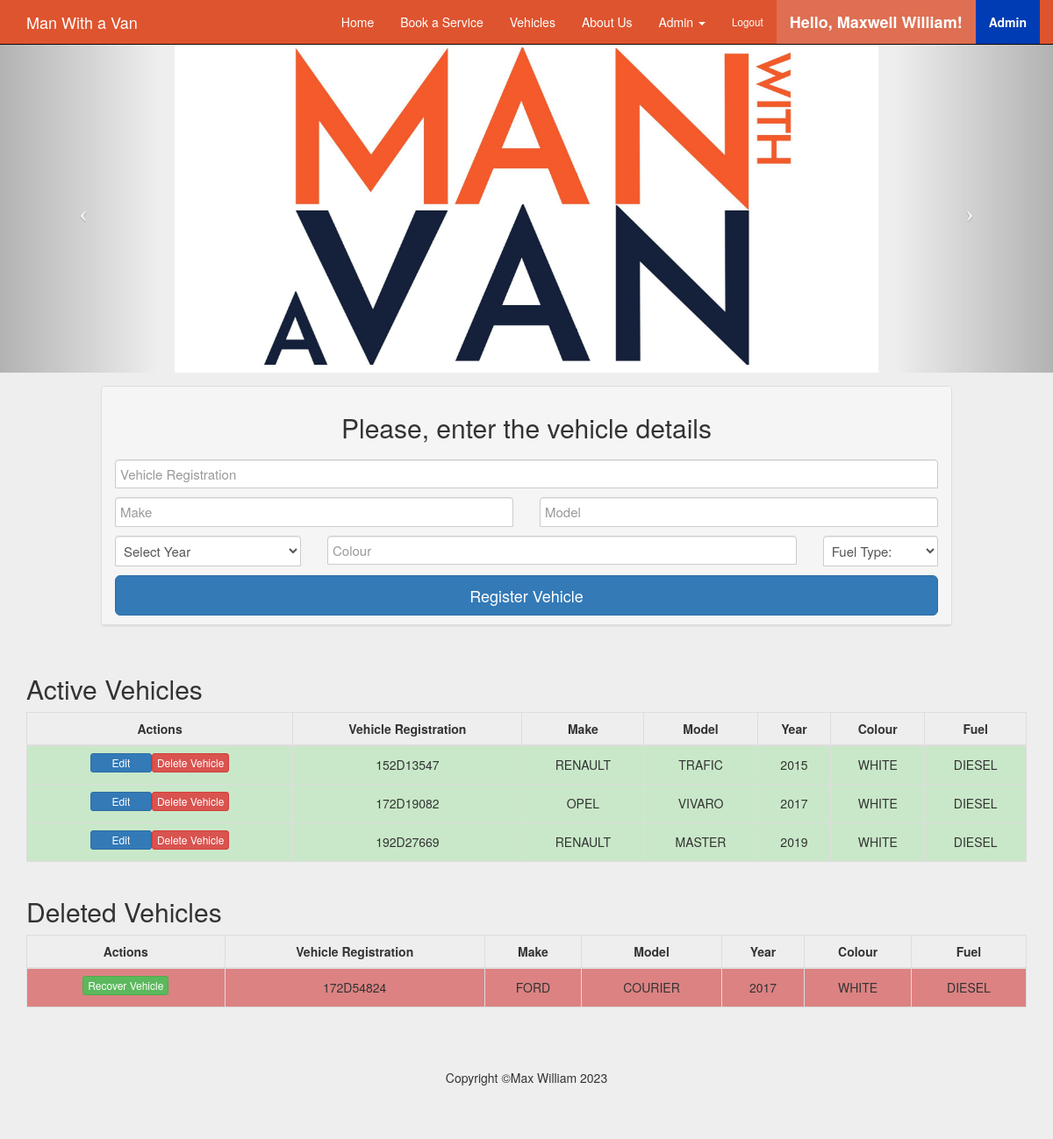
The app's page /register_vehicles.php (signed in) with its own data.
### tables this page shows
CREATE TABLE IF NOT EXISTS `vehicles` (
  `vehicle_id` int NOT NULL AUTO_INCREMENT,
  `vehicle_reg` varchar(20) NOT NULL,
  `make` varchar(20) NOT NULL,
  `model` varchar(20) NOT NULL,
  `colour` varchar(20) NOT NULL,
  `year` varchar(20) NOT NULL,
  `fuel_type` varchar(20) NOT NULL,
  `vehicle_status` varchar(20) NOT NULL,
  PRIMARY KEY (`vehicle_id`)
);

### register_vehicles.php (the view, shortened to what this page needs)
<?php
require 'functions/connection.php';
function escapeHtml($str)
{
    return htmlspecialchars($str, ENT_QUOTES, 'UTF-8');
}
$ComandoSQL = "SELECT * FROM vehicles";
$stmt = $conn->prepare($ComandoSQL);
$stmt->execute();
$result = $stmt->fetchAll(PDO::FETCH_ASSOC);
?>
<!DOCTYPE html>
<html lang="en">
<head>
    <link href="css/bootstrap.min.css" rel="stylesheet">
    <link href="css/style.css" rel="stylesheet">
    <link href="font-awesome/css/font-awesome.min.css" rel="stylesheet" type="text/css">
</head>
<body>
    <nav class="navbar navbar-inverse navbar-fixed-top" role="navigation">
        <div class="container">
            <div class="navbar-header">
                <a class="navbar-brand" href="index.php">Man With a Van</a>
            </div>
            <div class="collapse navbar-collapse" id="bs-example-navbar-collapse-1">
                <ul class="nav navbar-nav navbar-right">
                    <?php include_once './menu.php'; ?>
                </ul>
            </div>
        </div>
    </nav>
    <header id="myCarousel" class="carousel slide">
        <ol class="carousel-indicators">
            <li data-target="#myCarousel" data-slide-to="0" class="active"></li>
            <li data-target="#myCarousel" data-slide-to="1"></li>
            <li data-target="#myCarousel" data-slide-to="2"></li>
        </ol>
        <div class="carousel-inner">
            <div class="item active">
                <div class="fill" style="background-image: url(images/manwithavan.jpg); background-size: contain; background-repeat:no-repeat;"></div>
            </div>
        </div>
        <a class="left carousel-control" href="#myCarousel" data-slide="prev">
            <span class="icon-prev"></span>
        </a>
        <a class="right carousel-control" href="#myCarousel" data-slide="next">
            <span class="icon-next"></span>
        </a>
    </header>
    <div class="container">
        <div class="row center-block">
            <div class="form-style">
                <div class="panel panel-default">
                    <div class="panel-heading">
                        <form method="POST" id="form_input" action="register_vehicles.php" name="form_input">
                            <h2 class="form-login-heading">Please, enter the vehicle details</h2>
                            <div class="row">
                                <div class="col-md-12">
                                    <input name="vehicle_reg" type="text" id="vehicle_reg" class="form-control" placeholder="Vehicle Registration" maxlength="16" required>
                                </div>
                            </div>
                            <div class="row">
                                <div class="col-md-6">
                                    <input name="make" type="text" id="make" class="form-control" placeholder="Make" maxlength="50" required>
                                </div>
                                <div class="col-md-6">
                                    <input name="model" type="text" id="model" class="form-control" placeholder="Model" maxlength="50" required>
                                </div>
                            </div>
                            <div class="row">
                                <div class="col-md-3">
                                    <select name="year" id="year" class="form-control" required>
                                        <option value="">Select Year</option>
                                    </select>
                                </div>
                                <div class="col-md-7">
                                    <input name="colour" type="text" id="colour" class="form-control" placeholder="Colour" maxlength="50" required>
                                </div>
                                <div class="col-md-2">
                                    <select name="fuel_type" id="fuel_type" class="form-control" required>
                                        <option value="">Fuel Type:</option>
                                    </select>
                                </div>
                            </div>
                            <button name="Button" type="submit" class="btn btn-lg btn-primary btn-block">Register Vehicle</button>
                        </form>
                    </div>
                </div>
            </div>
        </div>
        <div class="panel-title">
            <h2>Active Vehicles</h2>
        </div>
        <div class="table-responsive">
            <table class="table table-striped table-bordered">
                <thead>
                    <tr>
                        <th>Actions</th>
                        <th>Vehicle Registration</th>
                        <th>Make</th>
                        <th>Model</th>
                        <th>Year</th>
                        <th>Colour</th>
                        <th>Fuel</th>
                    </tr>
                </thead>
                <?php
                foreach ($result as $row) {
                    if ($row['vehicle_status'] === 'active') {
                        echo "<tr";
                        echo " style='background: rgba(51, 204, 51, 0.2);'";
                        echo ">";
                        echo "<td>";
                        echo "<div style='display: inline-block; margin-bottom: 5px;'>";
                        echo "<form method='POST' style='display: inline;'>";
                        echo "<button type='submit' class='btn btn-xs btn-primary btn-block edit-button'>Edit</button>";
                        echo "</form>";
                        echo "</div>";
                        if (escapeHtml($row['vehicle_status']) == 'active' && $row['vehicle_id']) {
                            echo "<div style='display: inline-block; margin-bottom: 5px;'>";
                            echo "<form method='POST' style='display: inline;'>";
                            echo "<button type='submit' name='delete_vehicle_request' class='btn btn-xs btn-danger btn-block'>Delete Vehicle</button>";
                            echo "</form>";
                            echo "</div>";
                        }
                        echo "</td>";
                        echo "<td>" . escapeHtml($row['vehicle_reg']) . "</td>";
                        echo "<td>" . escapeHtml($row['make']) . "</td>";
                        echo "<td>" . escapeHtml($row['model']) . "</td>";
                        echo "<td>" . escapeHtml($row['year']) . "</td>";
                        echo "<td>" . escapeHtml($row['colour']) . "</td>";
                        echo "<td>" . escapeHtml($row['fuel_type']) . "</td>";
                        echo "</tr>";
                    }
                }
                ?>
            </table>
        </div>
        <?php
        $hasInactiveVehicles = false;
        foreach ($result as $row) {
            if ($row['vehicle_status'] === 'inactive') {
                $hasInactiveVehicles = true;
                break;
            }
        }
        ?>
        <?php if ($hasInactiveVehicles) : ?>
            <div class="panel-title">
                <h2>Deleted Vehicles</h2>
            </div>
            <div class="table-responsive">
                <table class="table table-striped table-bordered">
                    <thead>
                        <tr>
                            <th>Actions</th>
                            <th>Vehicle Registration</th>
                            <th>Make</th>
                            <th>Model</th>
                            <th>Year</th>
                            <th>Colour</th>
                            <th>Fuel</th>
                        </tr>
                    </thead>
                    <?php
                    foreach ($result as $row) {
                        if ($row['vehicle_status'] === 'inactive') {
                            echo "<tr";
                            echo " style='background: rgba(213, 84, 84, 0.7);'";
                            echo ">";
                            echo "<td>";
                            if (escapeHtml($row['vehicle_status']) == 'inactive' && $row['vehicle_id']) {
                                echo "<div style='display: inline-block; margin-bottom: 5px;'>";
                                echo "<form method='POST' style='display: inline;'>";
                                echo "<button type='submit' class='btn btn-xs btn-success btn-block'>Recover Vehicle</button>";
                                echo "</form>";
                                echo "</div>";
                            }
                            echo "</td>";
                            echo "<td>" . escapeHtml($row['vehicle_reg']) . "</td>";
                            echo "<td>" . escapeHtml($row['make']) . "</td>";
                            echo "<td>" . escapeHtml($row['model']) . "</td>";
                            echo "<td>" . escapeHtml($row['year']) . "</td>";
                            echo "<td>" . escapeHtml($row['colour']) . "</td>";
                            echo "<td>" . escapeHtml($row['fuel_type']) . "</td>";
                            echo "</tr>";
                        }
                    }
                    ?>
                </table>
            <?php endif; ?>
            </div>
            <footer>
                <div class="row">
                    <div class="col-lg-12 text-center">
                        <p>Copyright &copy;Max William 2023</p>
                    </div>
                </div>
            </footer>
    </div>
</body>
</html>

### menu.php (shortened to what this page needs)
<li>
    <a href="index.php">Home</a>
</li>
<?php if (isset($_SESSION["usertype"]) && $_SESSION["usertype"] != "") { ?>
    <li>
        <a href="booking.php">Book a Service</a>
    </li>
<?php } ?>
<li>
    <a href="vehicles.php">Vehicles</a>
</li>
<li>
    <a href="about.php">About Us</a>
</li>
<?php if (isset($_SESSION["usertype"]) && $_SESSION["usertype"] === "admin") { ?>
    <li class="dropdown">
        <a href="#" class="dropdown-toggle" data-toggle="dropdown">Admin <span class="caret"></span></a>
    </li>
<?php } ?>
<?php if (isset($_SESSION["usertype"]) && $_SESSION["usertype"] != "") { ?>
    <li>
        <a style="font-size: smaller" href="logout.php">Logout</a>
    </li>
    <li>
        <a style="font-weight: bolder; font-size: large; color: white; background-color: rgba(217, 217, 217, 0.2);">Hello, <?php echo $_SESSION['firstname']; ?>!</a>
    </li>
<?php } ?>
<?php if (isset($_SESSION["usertype"]) && $_SESSION["usertype"] === "admin") { ?>
    <li>
        <a style="font-weight: bold; background-color: #003cb3; color: white;">Admin</a>
    </li>
<?php } ?>

### css/style.css (style rules this page uses)
html, body { height: 100%; background-color: #eee; }
body { padding-top: 50px; }
header.carousel { height: 50%; }
header.carousel .item, header.carousel .item.active, header.carousel .carousel-inner { height: 100%; }
header.carousel .fill { width: 100%; height: 100%; background-position: center; background-size: cover; }
.form-style { max-width: 1000px; padding: 15px; margin: 0 auto; }
.form-style .form-login-heading, .form-style .checkbox { margin-bottom: 20px; text-align: center; }
.form-style .form-control { position: relative; height: auto; box-sizing: border-box; -webkit-box-sizing: border-box; -moz-box-sizing: border-box; padding: 5px; font-size: 15px; resize:none; }
.form-style input { margin-bottom: -1px; border-bottom-right-radius: 0; border-bottom-left-radius: 0; }
.form-style input { margin-bottom: 10px; border-bottom-right-radius: 0; border-bottom-left-radius: 0; }
.form-style select { margin-bottom: -1px; border-bottom-right-radius: 0; border-bottom-left-radius: 0; }
.form-style select { margin-bottom: 10px; border-bottom-right-radius: 0; border-bottom-left-radius: 0; }
.edit-button { width: 70px; }
footer { margin: 50px 0; }

### records on screen
vehicles: vehicle_reg "152D13547", make "RENAULT", model "TRAFIC", year "2015", colour "WHITE", fuel_type "DIESEL"
vehicles: vehicle_reg "172D19082", make "OPEL", model "VIVARO", year "2017", colour "WHITE", fuel_type "DIESEL"
vehicles: vehicle_reg "192D27669", make "RENAULT", model "MASTER", year "2019", colour "WHITE", fuel_type "DIESEL"
vehicles: vehicle_reg "172D54824", make "FORD", model "COURIER", year "2017", colour "WHITE", fuel_type "DIESEL"

### other values on screen
$_SESSION['firstname'] "Maxwell William"
